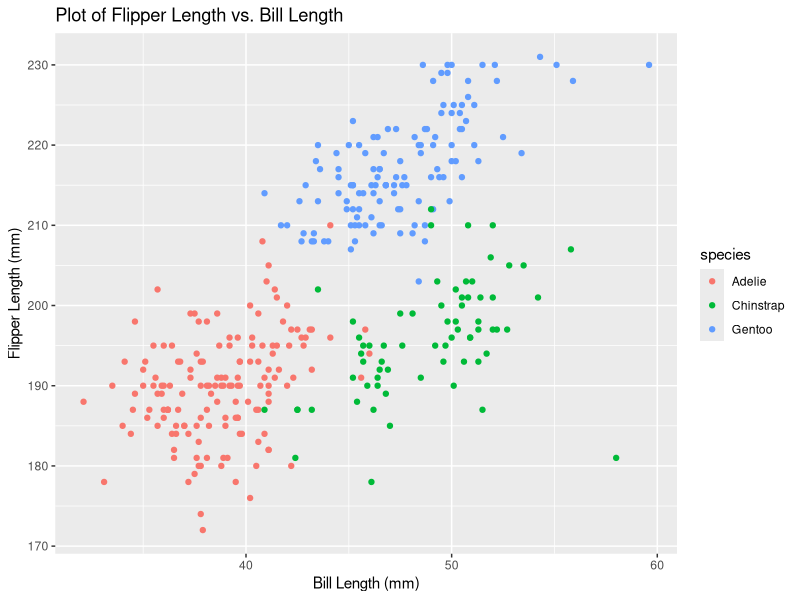
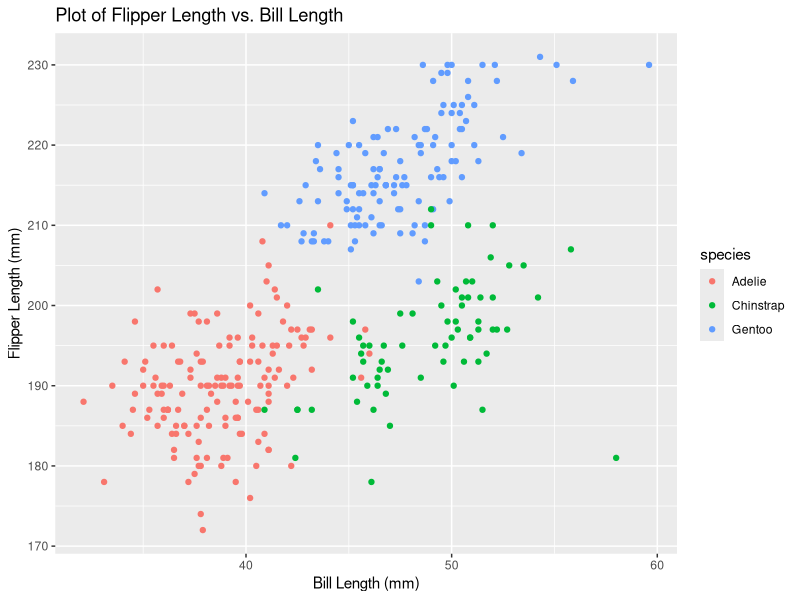

The R script that drew these images, in order:
## ---- chunk 1
knitr::opts_chunk$set(echo = TRUE)
library(tidyverse)
## ---- chunk 2

data("penguins", package = "palmerpenguins")

penguins

## ---- chunk 3

flipper_bill_plot = ggplot(data = penguins, 
       aes(x = bill_length_mm, 
           y = flipper_length_mm,
           col = species)) + 
  geom_point() + 
  labs(title = "Plot of Flipper Length vs. Bill Length",
       x = "Bill Length (mm)",
       y = "Flipper Length (mm)")

flipper_bill_plot

ggsave(filename = "flipper_bill_plot.png",
  plot = flipper_bill_plot)

